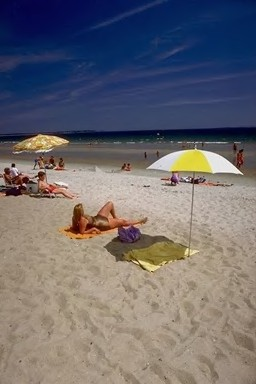
#> input picture database/103.jpg, 256 x 384 px; its folder holds 4 pictures in this run
$ python detect_feature_sift.py
#> lines starting #> are read from the running program, lines starting #| are printed output that depends on the picture
### main.py
import cv2
import numpy as np
import cPickle as pickle

def pickle_keypoints(keypoints, descriptors, img):
  i = 0
  array = []
  array.append(img)
  temp_array = []
  for point in keypoints:
    temp = (point.pt, point.size, point.angle, point.response, point.octave,
    point.class_id, descriptors[i])
    ++i
    temp_array.append(temp)
  array.append(temp_array)
  return array

# [11 lines left out: function unpickle_keypoints, not called in this run]

### detect_feature_sift.py
import cv2
import numpy as np
import glob
from main import *

# get all image_url in database
database_images = glob.glob("./database/*.jpg")

# Load each image
for image_url in database_images:
  number = image_url.split("/")[2].split(".")[0]
  img = cv2.imread(image_url)
#> img is the input picture: shape (384, 256, 3); mean B, G, R 111.7, 106.6, 109.7
  print(number)
  # Convert them to greyscale
  gray = cv2.cvtColor(img,cv2.COLOR_BGR2GRAY)
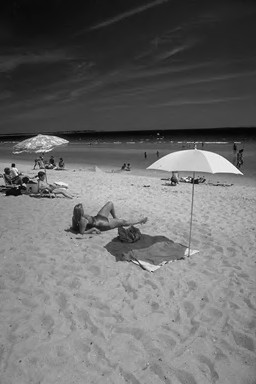
#> gray: shape (384, 256); min 2, max 250, mean 108.1

  # sift extraction
  sift = cv2.xfeatures2d.SIFT_create()
  kp, des = sift.detectAndCompute(gray,None)
#> kp = 243 keypoints; strongest (x, y, size): (13, 165, 2.4), (41, 175, 4.8), (236, 171, 4), (216, 162, 16.2)

  #Store and Retrieve keypoint features
  temp = pickle_keypoints(kp, des, image_url)
#> the loop in pickle_keypoints, `for point in keypoints:` made 243 passes
#> point on passes 1 to 3: keypoint at (6, 178.9), size 2.5, keypoint at (6.9, 170.8), size 3.9, keypoint at (8.6, 165.2), size 3.5
#> after the loop in pickle_keypoints, `for point in keypoints:`: temp_array = 243 items
#> temp = 2 items
  file = "./sift_detector_database/" + number + ".txt"
  pickle.dump(temp, open(file, "wb"))
#> pass 2 of the loop `for image_url in database_images:`:
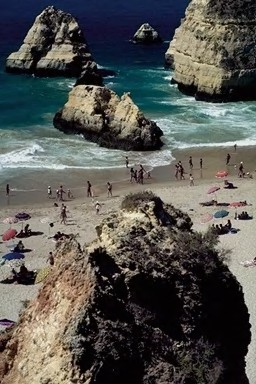
#> input picture database/109.jpg, 256 x 384 px
#> img is the input picture: shape (384, 256, 3); mean B, G, R 81.4, 85.7, 85.9
#> `gray = cv2.cvtColor(img,cv2.COLOR_BGR2GRAY)`:
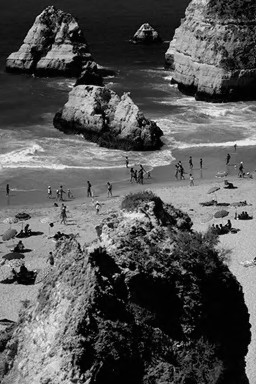
#> gray: shape (384, 256); min 0, max 246, mean 85.3
#> kp = 1167 keypoints; strongest (x, y, size): (51, 225, 2.5), (244, 216, 5.9), (91, 86, 2), (91, 89, 1.9)
#> the loop in pickle_keypoints (call 2), `for point in keypoints:` made 1167 passes
#> point on passes 1 to 3: keypoint at (2.5, 155.3), size 2, keypoint at (2.7, 281.8), size 2.5, keypoint at (2.9, 365.4), size 2.2
#> pass 3 of the loop `for image_url in database_images:`:
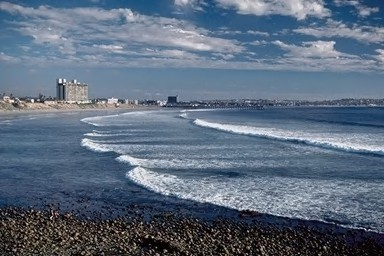
#> input picture database/113.jpg, 384 x 256 px
#> img is the input picture: shape (256, 384, 3); mean B, G, R 126.6, 108, 92.6
#> `gray = cv2.cvtColor(img,cv2.COLOR_BGR2GRAY)`:
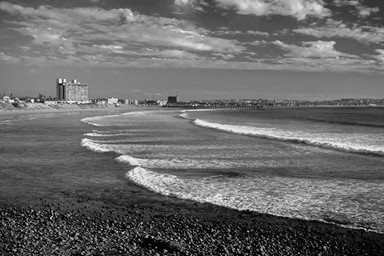
#> gray: shape (256, 384); min 0, max 250, mean 105.5
#> kp = 739 keypoints; strongest (x, y, size): (32, 100, 1.9), (60, 81, 2.1), (147, 236, 1.9), (26, 238, 1.9)
#> the loop made 4 passes; the first 3 are shown
